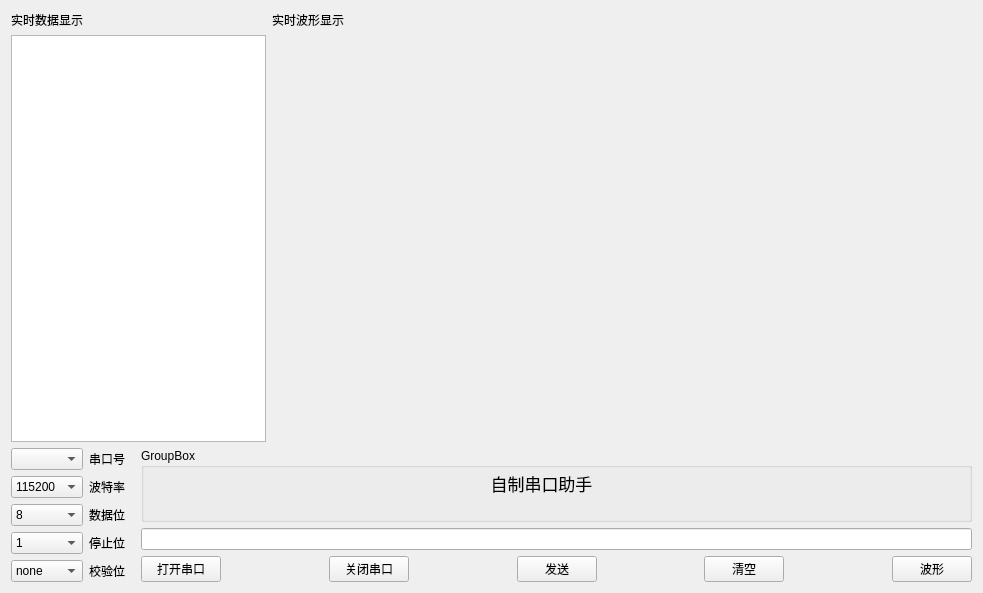
<?xml version="1.0" encoding="UTF-8"?>
<ui version="4.0">
 <class>Widget</class>
 <widget class="QWidget" name="Widget">
  <property name="geometry">
   <rect>
    <x>0</x>
    <y>0</y>
    <width>983</width>
    <height>593</height>
   </rect>
  </property>
  <property name="windowTitle">
   <string>Widget</string>
  </property>
  <layout class="QGridLayout" name="gridLayout_2">
   <item row="1" column="0" colspan="2">
    <widget class="QPlainTextEdit" name="receive_pannel">
     <property name="sizePolicy">
      <sizepolicy hsizetype="Maximum" vsizetype="Expanding">
       <horstretch>0</horstretch>
       <verstretch>0</verstretch>
      </sizepolicy>
     </property>
     <property name="readOnly">
      <bool>true</bool>
     </property>
    </widget>
   </item>
   <item row="0" column="0">
    <widget class="QLabel" name="label_8">
     <property name="text">
      <string>实时数据显示</string>
     </property>
    </widget>
   </item>
   <item row="0" column="2">
    <widget class="QLabel" name="label_7">
     <property name="text">
      <string>实时波形显示</string>
     </property>
    </widget>
   </item>
   <item row="2" column="0">
    <layout class="QGridLayout" name="gridLayout">
     <item row="0" column="0">
      <widget class="QComboBox" name="serialNUM"/>
     </item>
     <item row="0" column="1">
      <widget class="QLabel" name="label">
       <property name="text">
        <string>串口号</string>
       </property>
      </widget>
     </item>
     <item row="1" column="0">
      <widget class="QComboBox" name="baundrate">
       <property name="currentIndex">
        <number>2</number>
       </property>
       <item>
        <property name="text">
         <string>4800</string>
        </property>
       </item>
       <item>
        <property name="text">
         <string>9600</string>
        </property>
       </item>
       <item>
        <property name="text">
         <string>115200</string>
        </property>
       </item>
      </widget>
     </item>
     <item row="1" column="1">
      <widget class="QLabel" name="label_2">
       <property name="text">
        <string>波特率</string>
       </property>
      </widget>
     </item>
     <item row="2" column="0">
      <widget class="QComboBox" name="data_bits">
       <property name="currentIndex">
        <number>3</number>
       </property>
       <item>
        <property name="text">
         <string>5</string>
        </property>
       </item>
       <item>
        <property name="text">
         <string>6</string>
        </property>
       </item>
       <item>
        <property name="text">
         <string>7</string>
        </property>
       </item>
       <item>
        <property name="text">
         <string>8</string>
        </property>
       </item>
      </widget>
     </item>
     <item row="2" column="1">
      <widget class="QLabel" name="label_5">
       <property name="text">
        <string>数据位</string>
       </property>
      </widget>
     </item>
     <item row="3" column="0">
      <widget class="QComboBox" name="stop_bits">
       <item>
        <property name="text">
         <string>1</string>
        </property>
       </item>
       <item>
        <property name="text">
         <string>1.5</string>
        </property>
       </item>
       <item>
        <property name="text">
         <string>2</string>
        </property>
       </item>
      </widget>
     </item>
     <item row="3" column="1">
      <widget class="QLabel" name="label_3">
       <property name="text">
        <string>停止位</string>
       </property>
      </widget>
     </item>
     <item row="4" column="0">
      <widget class="QComboBox" name="check_bits">
       <item>
        <property name="text">
         <string>none</string>
        </property>
       </item>
      </widget>
     </item>
     <item row="4" column="1">
      <widget class="QLabel" name="label_4">
       <property name="text">
        <string>校验位</string>
       </property>
      </widget>
     </item>
    </layout>
   </item>
   <item row="2" column="1" colspan="2">
    <layout class="QVBoxLayout" name="verticalLayout">
     <item>
      <widget class="QGroupBox" name="groupBox">
       <property name="title">
        <string>GroupBox</string>
       </property>
       <widget class="QLabel" name="label_6">
        <property name="geometry">
         <rect>
          <x>0</x>
          <y>0</y>
          <width>801</width>
          <height>70</height>
         </rect>
        </property>
        <property name="font">
         <font>
          <pointsize>13</pointsize>
         </font>
        </property>
        <property name="text">
         <string>自制串口助手</string>
        </property>
        <property name="alignment">
         <set>Qt::AlignCenter</set>
        </property>
       </widget>
      </widget>
     </item>
     <item>
      <widget class="QLineEdit" name="send_pannel"/>
     </item>
     <item>
      <layout class="QHBoxLayout" name="horizontalLayout">
       <item>
        <widget class="QPushButton" name="open_serial">
         <property name="text">
          <string>打开串口</string>
         </property>
        </widget>
       </item>
       <item>
        <spacer name="horizontalSpacer">
         <property name="orientation">
          <enum>Qt::Horizontal</enum>
         </property>
         <property name="sizeHint" stdset="0">
          <size>
           <width>40</width>
           <height>20</height>
          </size>
         </property>
        </spacer>
       </item>
       <item>
        <widget class="QPushButton" name="close_serial">
         <property name="text">
          <string>关闭串口</string>
         </property>
        </widget>
       </item>
       <item>
        <spacer name="horizontalSpacer_2">
         <property name="orientation">
          <enum>Qt::Horizontal</enum>
         </property>
         <property name="sizeHint" stdset="0">
          <size>
           <width>40</width>
           <height>20</height>
          </size>
         </property>
        </spacer>
       </item>
       <item>
        <widget class="QPushButton" name="send">
         <property name="text">
          <string>发送</string>
         </property>
        </widget>
       </item>
       <item>
        <spacer name="horizontalSpacer_3">
         <property name="orientation">
          <enum>Qt::Horizontal</enum>
         </property>
         <property name="sizeHint" stdset="0">
          <size>
           <width>40</width>
           <height>20</height>
          </size>
         </property>
        </spacer>
       </item>
       <item>
        <widget class="QPushButton" name="clear">
         <property name="text">
          <string>清空</string>
         </property>
        </widget>
       </item>
       <item>
        <spacer name="horizontalSpacer_4">
         <property name="orientation">
          <enum>Qt::Horizontal</enum>
         </property>
         <property name="sizeHint" stdset="0">
          <size>
           <width>40</width>
           <height>20</height>
          </size>
         </property>
        </spacer>
       </item>
       <item>
        <widget class="QPushButton" name="line_shape">
         <property name="text">
          <string>波形</string>
         </property>
        </widget>
       </item>
      </layout>
     </item>
    </layout>
   </item>
   <item row="1" column="2">
    <widget class="QChartView" name="main_Draw" native="true">
     <property name="minimumSize">
      <size>
       <width>700</width>
       <height>0</height>
      </size>
     </property>
    </widget>
   </item>
  </layout>
 </widget>
 <layoutdefault spacing="6" margin="11"/>
 <customwidgets>
  <customwidget>
   <class>QChartView</class>
   <extends>QWidget</extends>
   <header location="global">qchartview.h</header>
   <container>1</container>
  </customwidget>
 </customwidgets>
 <resources/>
 <connections/>
</ui>
